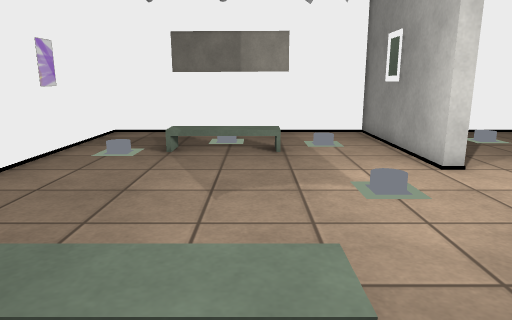
[1] (above)

12 first-person views from a walk through a Unity game level. The camera is 1.2 m above the floor, tilts 12° down and sees 70° across. The floor is counted in squares, 0.5 m on a side. Each view is taken from the middle of a square. On the plan, view 1 faces up. The plan holds only what a view shows up to about 20 squares ahead; the rest is blank. The place goes on beyond the plan. The player character is not drawn. Some surface patterns are stand-ins.

[2]
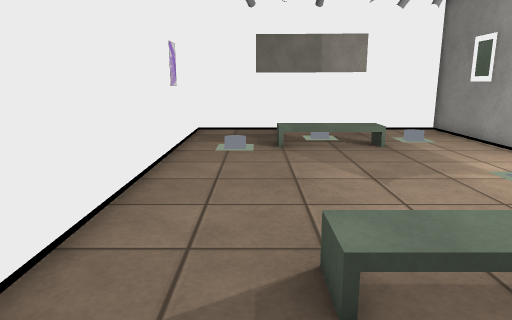

[3]
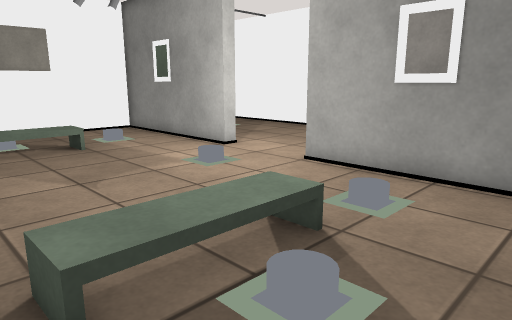

[4]
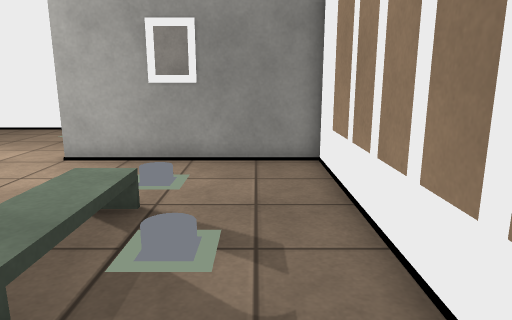

[5]
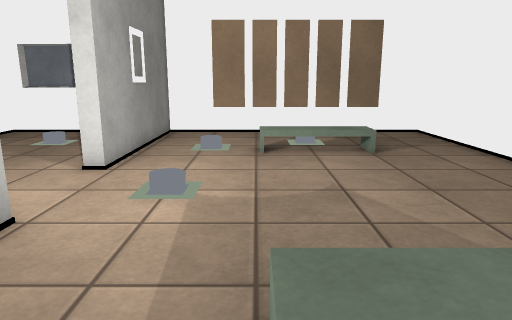

[6]
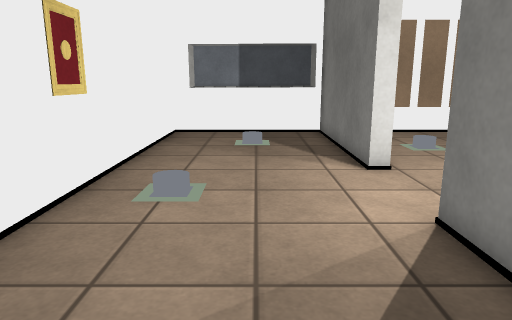

[7]
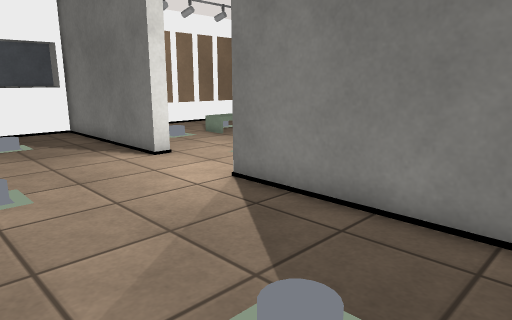

[8]
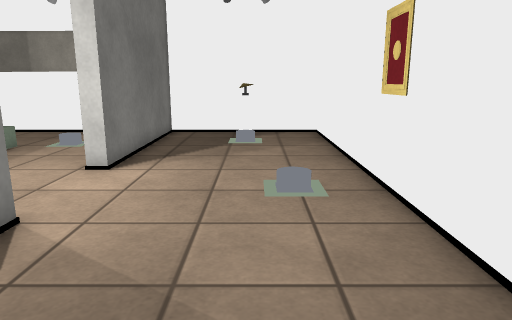

[9]
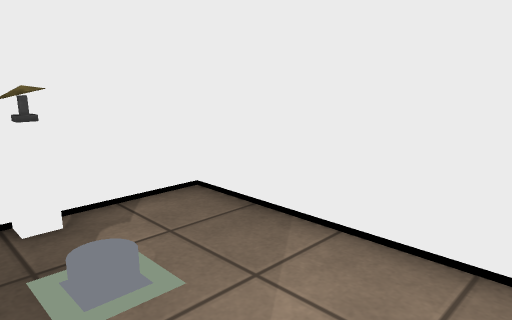

[10]
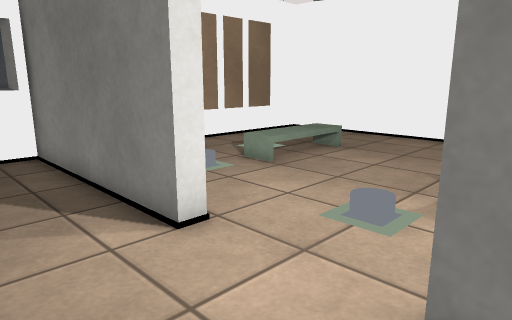

[11]
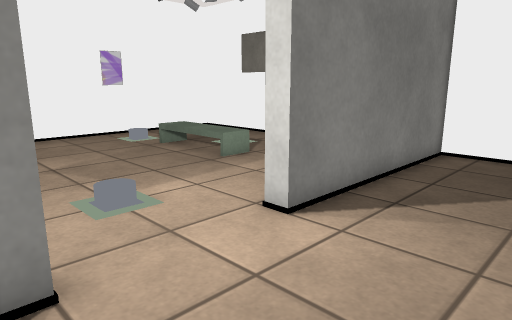

[12]
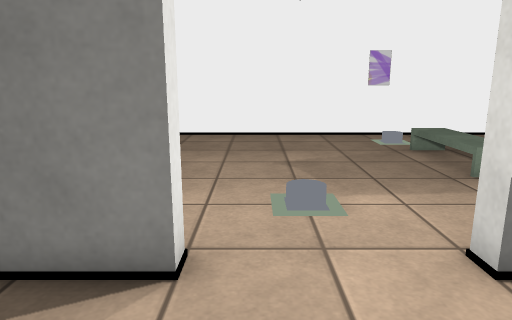

### Floor plan
Key: @ floor where view 1 was taken; # wall or solid block; . floor; O other object.
Columns run from 7 left of view 1 to 13 right of it. Each row starts with its distance up from view 1.
 18 ################O####
 17 #...........##..O#..#
 16 #...........##......#
 15 #...........##......#
 14 #...........##......#
 13 #...OOOO....##......#
 12 #...........##......#
 11 #...........##......#
 10 #...........##......#
  9 #...................#
  8 #...................#
  7 #...................#
  6 #...........##......#
  5 #...........##......#
  4 #...........##......#
  3 #...OOOO....##......#
  2 #...........##......#
  1 #...........##......#
  0 #......@....##......#
 -1 #...........##......#
 -2 #####################

Where each view was taken, in squares from view 1:
view 1: 0 up, 0 right, facing up
view 2: 1 down, 4 left, facing up
view 3: 1 down, 4 left, facing up-right
view 4: 0 up, 6 left, facing right
view 5: 16 up, 1 right, facing down
view 6: 16 up, 9 right, facing down
view 7: 17 up, 12 right, facing down-left
view 8: 0 up, 10 right, facing up
view 9: 11 up, 8 right, facing up-right
view 10: 11 up, 9 right, facing down-left
view 11: 5 up, 10 right, facing up-left
view 12: 7 up, 10 right, facing left
